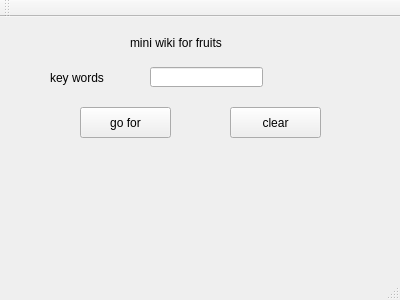
<?xml version="1.0" encoding="UTF-8"?>
<ui version="4.0">
 <class>MainWindow</class>
 <widget class="QMainWindow" name="MainWindow">
  <property name="geometry">
   <rect>
    <x>0</x>
    <y>0</y>
    <width>400</width>
    <height>300</height>
   </rect>
  </property>
  <property name="windowTitle">
   <string>MainWindow</string>
  </property>
  <widget class="QWidget" name="centralWidget">
   <widget class="QLabel" name="label">
    <property name="geometry">
     <rect>
      <x>50</x>
      <y>50</y>
      <width>91</width>
      <height>21</height>
     </rect>
    </property>
    <property name="text">
     <string>key words</string>
    </property>
   </widget>
   <widget class="QLineEdit" name="lineEdit_keyword">
    <property name="geometry">
     <rect>
      <x>150</x>
      <y>50</y>
      <width>113</width>
      <height>20</height>
     </rect>
    </property>
   </widget>
   <widget class="QPushButton" name="pushButton_go">
    <property name="geometry">
     <rect>
      <x>80</x>
      <y>90</y>
      <width>91</width>
      <height>31</height>
     </rect>
    </property>
    <property name="text">
     <string>go for</string>
    </property>
    <property name="autoDefault">
     <bool>false</bool>
    </property>
    <property name="default">
     <bool>false</bool>
    </property>
   </widget>
   <widget class="QPushButton" name="pushButton_clear">
    <property name="geometry">
     <rect>
      <x>230</x>
      <y>90</y>
      <width>91</width>
      <height>31</height>
     </rect>
    </property>
    <property name="text">
     <string>clear</string>
    </property>
   </widget>
   <widget class="QLabel" name="label_topic">
    <property name="geometry">
     <rect>
      <x>130</x>
      <y>10</y>
      <width>141</width>
      <height>31</height>
     </rect>
    </property>
    <property name="text">
     <string>mini wiki for fruits</string>
    </property>
   </widget>
  </widget>
  <widget class="QMenuBar" name="menuBar">
   <property name="geometry">
    <rect>
     <x>0</x>
     <y>0</y>
     <width>400</width>
     <height>17</height>
    </rect>
   </property>
  </widget>
  <widget class="QToolBar" name="mainToolBar">
   <attribute name="toolBarArea">
    <enum>TopToolBarArea</enum>
   </attribute>
   <attribute name="toolBarBreak">
    <bool>false</bool>
   </attribute>
  </widget>
  <widget class="QStatusBar" name="statusBar"/>
 </widget>
 <layoutdefault spacing="6" margin="11"/>
 <resources/>
 <connections/>
</ui>
